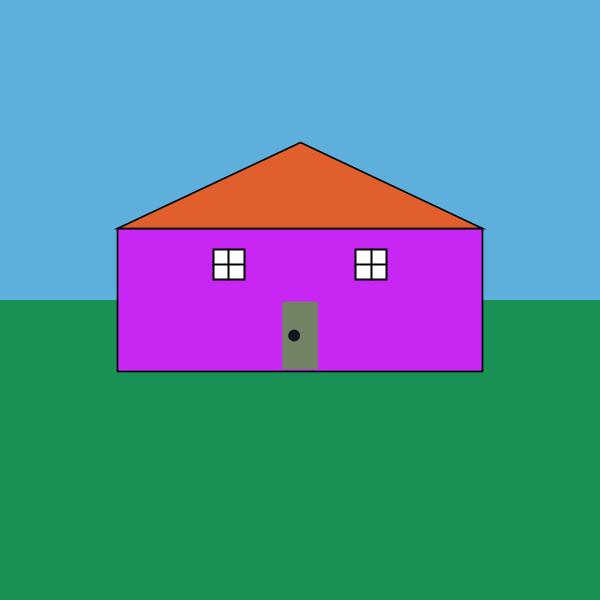
Frame 1 (no input)
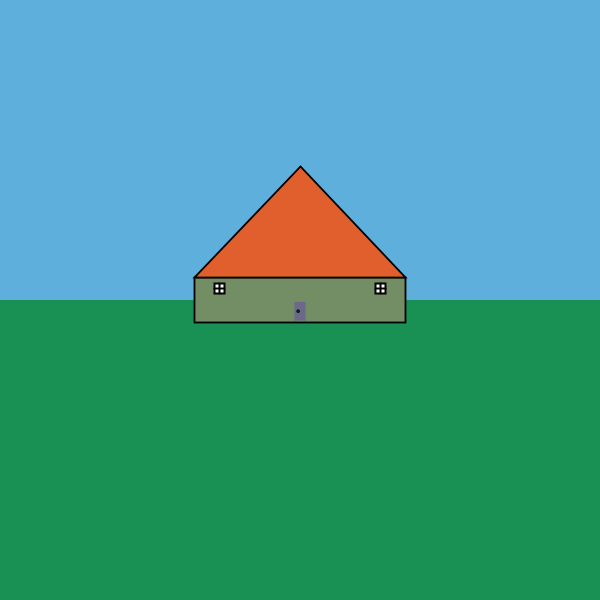
Frame 2 (the mouse pressed at the canvas centre, redrawn once)

The Processing sketch that drew these frames (run headless with seeded random() and noise(); the mouse was pressed at the canvas centre and the sketch redrawn once):

// Processing sketch: random_house
// ── random_house.pde
// random house

void setup() {
  size(600, 600);
  pixelDensity(2);
  frameRate(5);
  noLoop();
}

void draw() {
  // sky
  background(95, 175, 220); 
  rectMode(CORNER);
  
  float x = width / 2;
  float y = height / 2;
  
  // grass
  noStroke();
  fill(25, 145, 85);
  rect(0, y, width, y);
  
  float r = random(100, 255);
  float g = random(150);
  float b = random(255);
  
  float scaleRatio = random(0.2, 1);
  
  float houseWidth = random(150, 400);
  float houseHeight = houseWidth * scaleRatio;
  
  float strokeWght = random(1, 3);
  strokeWeight(strokeWght);
  stroke(0);
  
  //house
  rectMode(CENTER);
  fill(r, g, b);
  rect(x, y, houseWidth, houseHeight);
  
  //roof 1
  float roofHeight = random(houseHeight / 2 + 50, 200);
  fill(225, 95, 45);
  triangle(x - houseWidth / 2, y - houseHeight / 2, x + houseWidth / 2, y - houseHeight / 2, x, y - roofHeight);
  
  //window 1
  float windowWidth = random(10, houseHeight / 3);
  float windowX = random(windowWidth, houseWidth / 2 - windowWidth);
  strokeWeight(2);
  stroke(0);
  fill(255);
  rect(x - windowX, y - houseHeight / 4, windowWidth, windowWidth);
  rect(x + windowX, y - houseHeight / 4, windowWidth, windowWidth);
  line(x - windowX, y - houseHeight / 4 - windowWidth / 2,  x - windowX, y - houseHeight / 4 + windowWidth / 2);
  line(x - windowX - windowWidth / 2, y - houseHeight / 4,  x - windowX + windowWidth / 2, y - houseHeight / 4);
  line(x + windowX, y - houseHeight / 4 - windowWidth / 2,  x + windowX, y - houseHeight / 4 + windowWidth / 2);
  line(x + windowX - windowWidth / 2, y - houseHeight / 4,  x + windowX + windowWidth / 2, y - houseHeight / 4);
  
  //Door
  noStroke();
  fill(random(100, 255), random(100, 255), random(100,255));
  rect(x, y + houseHeight / 4, houseHeight / 4, houseHeight / 2 - strokeWght * 2);
  fill(random(50), random(50), random(50));
  circle(x - houseHeight / 24, y + houseHeight / 4, houseHeight / 12);
}

void mousePressed() {
  redraw();
}
